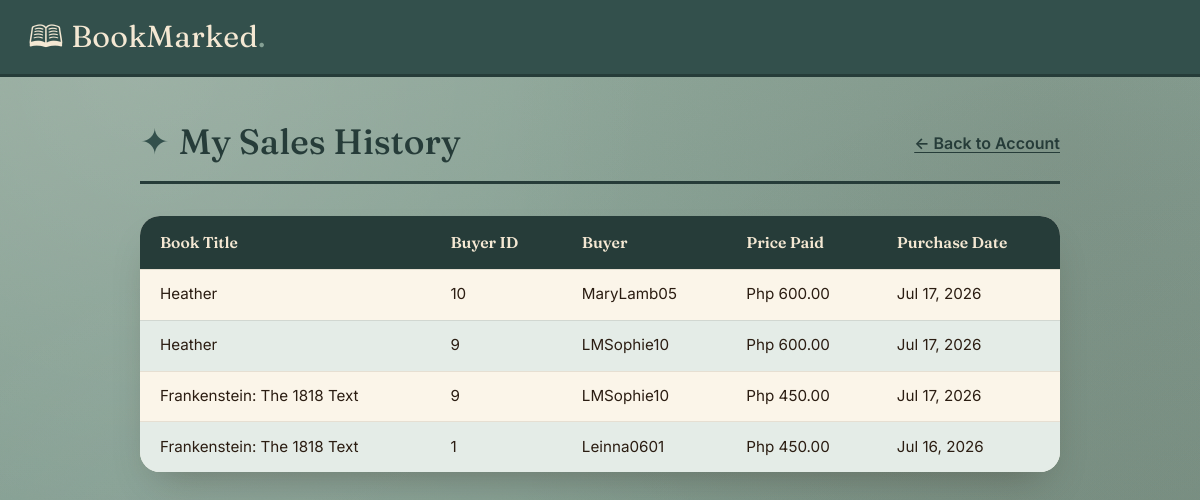
Page /userTransactionTable.php (signed in) on the earlier database version.
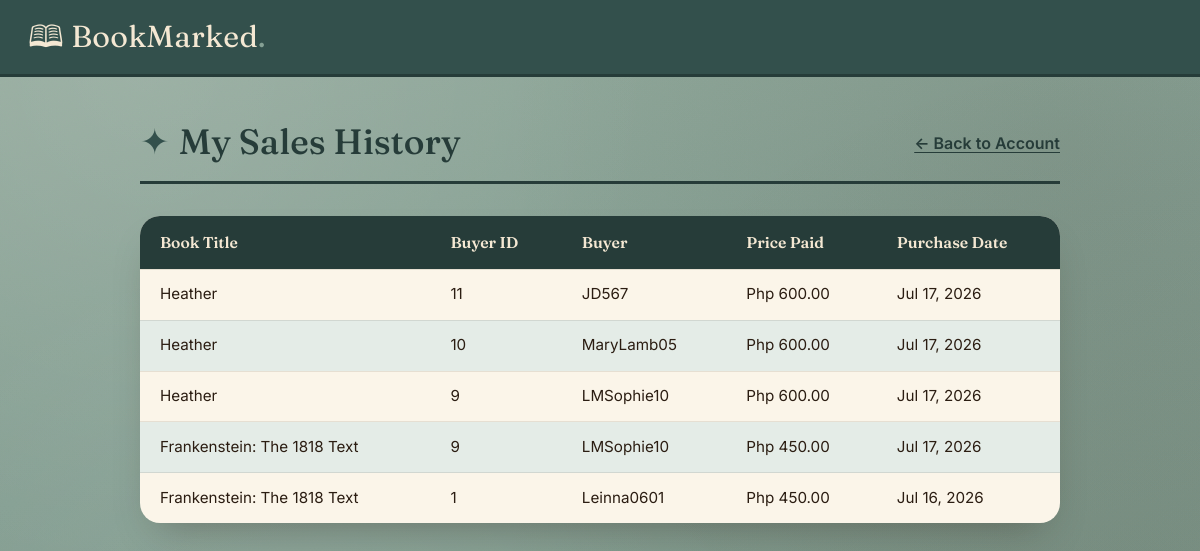
Same page on the later database version.
### tables this page shows
CREATE TABLE IF NOT EXISTS `purchases` (
  `purchase_id` int NOT NULL AUTO_INCREMENT,
  `book_id` int DEFAULT NULL,
  `buyer_id` int NOT NULL,
  `seller_id` int NOT NULL,
  `book_title` varchar(150) NOT NULL,
  `author` varchar(100) NOT NULL,
  `cover_image` varchar(255) DEFAULT NULL,
  `price_paid` decimal(10,2) NOT NULL,
  `purchase_date` timestamp NULL DEFAULT CURRENT_TIMESTAMP,
  PRIMARY KEY (`purchase_id`),
  KEY `book_id` (`book_id`),
  KEY `buyer_id` (`buyer_id`),
  KEY `seller_id` (`seller_id`)
);

CREATE TABLE IF NOT EXISTS `books` (
  `book_id` int NOT NULL AUTO_INCREMENT,
  `seller_id` int NOT NULL,
  `title` varchar(150) NOT NULL,
  `author` varchar(100) NOT NULL,
  `synopsis` text,
  `price` decimal(10,2) NOT NULL,
  `cover_image` varchar(255) DEFAULT NULL,
  `status` enum('available','sold') DEFAULT 'available',
  `created_at` timestamp NULL DEFAULT CURRENT_TIMESTAMP,
  PRIMARY KEY (`book_id`),
  KEY `seller_id` (`seller_id`)
);

CREATE TABLE IF NOT EXISTS `users` (
  `user_id` int NOT NULL AUTO_INCREMENT,
  `username` varchar(50) NOT NULL,
  `first_name` varchar(50) NOT NULL,
  `last_name` varchar(50) NOT NULL,
  `email` varchar(100) NOT NULL,
  `password` varchar(255) NOT NULL,
  `birthdate` date DEFAULT NULL,
  `profile_picture` varchar(255) DEFAULT NULL,
  `created_at` timestamp NULL DEFAULT CURRENT_TIMESTAMP,
  PRIMARY KEY (`user_id`),
  UNIQUE KEY `username` (`username`),
  UNIQUE KEY `email` (`email`)
);

### userTransactionTable.php (the view, shortened to what this page needs)
<?php
include 'connection.php';
$user_id = $_SESSION['user']['user_id'];
$sql = "SELECT b.title AS book_title, u.username AS buyer_name,
        u.user_id AS buyer_id, b.price AS book_price, p.purchase_date
        FROM purchases p
        JOIN books b ON p.book_id = b.book_id
        JOIN users u ON p.buyer_id = u.user_id
        WHERE p.seller_id = ?
        ORDER BY p.purchase_date DESC";
$sold_stmt = mysqli_prepare($conn, $sql);
mysqli_stmt_bind_param($sold_stmt, "i", $user_id);
mysqli_stmt_execute($sold_stmt);
$sold_result = mysqli_stmt_get_result($sold_stmt);
$num_rows = mysqli_num_rows($sold_result);
?>
<!DOCTYPE html>
<html lang="en">
<head>
<link href="https://cdnjs.cloudflare.com/ajax/libs/bootstrap/5.3.3/css/bootstrap.min.css" rel="stylesheet">
<link rel="stylesheet" href="bookmarked-styleLoader.css">
</head>
<body>
<header class="bm-header">
  <a href="homeFront.php" class="bm-wordmark" id="homeLogoLink">🕮 BookMarked<span class="dot">.</span></a>
</header>
<main class="pt-content">
  <div class="pt-header-row">
    <h1 class="pt-title"><span class="spark">&#10022;</span> My Sales History</h1>
    <a href="profile.php" class="pt-back-link">&larr; Back to Account</a>
  </div>
  <div class="pt-table-wrap">
    <table class="pt-table">
      <thead>
        <tr>
          <th>Book Title</th>
          <th>Buyer ID</th>
          <th>Buyer</th>
          <th>Price Paid</th>
          <th>Purchase Date</th>
        </tr>
      </thead>
      <tbody>
        <?php if ($num_rows > 0): ?>
          <?php while ($row = mysqli_fetch_assoc($sold_result)): ?>
            <tr>
              <td><?php echo htmlspecialchars($row['book_title']); ?></td>
              <td><?php echo htmlspecialchars($row['buyer_id']); ?></td>
              <td><?php echo htmlspecialchars($row['buyer_name']); ?></td>
              <td>Php <?php echo number_format($row['book_price'], 2); ?></td>
              <td><?php echo date('M d, Y', strtotime($row['purchase_date'])); ?></td>
            </tr>
          <?php endwhile; ?>
        <?php else: ?>
          <tr class="pt-empty-row">
            <td colspan="5">You haven&rsquo;t sold any books yet.</td>
          </tr>
        <?php endif; ?>
      </tbody>
    </table>
  </div>
</main>
</body>
</html>

### bookmarked-styleLoader.css (style rules this page uses)
:root { --brown-900: #2b1d12; --brown-800: #3a2a1a; --brown-700: #5c4630; --sage-500: #85a094; --sage-300: #aac0b5; --sage-100: #e4ece7; --cream-100: #f4e8d3; --cream-50: #fbf5e9; --ink: #2b1d12; --ink-soft: #6d5d4b; --danger: #b3492f; --white-100: #ffffff; --font-display: "Fraunces", Georgia, serif; --font-body: "Inter", -apple-system, BlinkMacSystemFont, sans-serif; --radius-lg: 20px; --radius-md: 14px; --radius-sm: 10px; --teal-800: #33504c; --teal-900: #263c39; --tan-400: #c9a877; --tan-500: #b8935e; --content-bg: #8fa89c; }
* { box-sizing: border-box; }
html, body { height: 100%; }
body { font-family: var(--font-body); color: var(--ink); background-color: var(--content-bg); background-image: radial-gradient(circle at 12% 8%, #ffffff1a 0%, #ffffff00 40%), radial-gradient(circle at 88% 18%, #2b1d1214 0%, #2b1d1200 45%), radial-gradient(circle at 25% 85%, #ffffff14 0%, #ffffff00 40%), radial-gradient(circle at 95% 90%, #2b1d121a 0%, #2b1d1200 50%), linear-gradient(165deg, #96ad9f 0%, #86a094 45%, #7c9689 100%); background-attachment: fixed; min-height: 100vh; position: relative; }
body::before { content: ""; position: fixed; inset: 0; pointer-events: none; z-index: 0; opacity: 0.5; background-size: 180px 180px; mix-blend-mode: overlay; }
.bm-header, .bm-toolbar, .bm-layout { position: relative; z-index: 1; }
a { text-decoration: none; }
.bm-header { background: var(--teal-800); border-bottom: 3px solid var(--teal-900); padding: 0.9rem 1.75rem; display: flex; align-items: center; gap: 0.75rem; }
.bm-wordmark { font-family: var(--font-display); font-size: 1.9rem; color: var(--cream-100); letter-spacing: 0.01em; }
.bm-wordmark .dot { color: var(--sage-500); }

### userTransactionTable.php (style rules this page uses)
.pt-content { position: relative; z-index: 1; max-width: 1000px; margin: 0 auto; padding: 2.75rem 2.5rem 4rem; }
.pt-header-row { display: flex; align-items: center; justify-content: space-between; flex-wrap: wrap; gap: 1rem; padding-bottom: 1.1rem; border-bottom: 3px solid var(--teal-900); margin-bottom: 2rem; }
.pt-title { font-family: var(--font-display); font-size: 2.2rem; color: var(--teal-900); display: flex; align-items: center; gap: 0.6rem; margin: 0; }
.pt-title .spark { color: var(--teal-800); }
.pt-back-link { color: var(--teal-900); font-weight: 600; text-decoration: underline; text-underline-offset: 3px; }
.pt-table-wrap { background: var(--cream-50); border-radius: var(--radius-lg); overflow: hidden; box-shadow: 0 20px 40px -18px #2b1d1259; }
.pt-table { width: 100%; border-collapse: collapse; }
.pt-table th { background: var(--teal-900); color: var(--cream-100); font-family: var(--font-display); font-weight: 600; font-size: 0.98rem; text-align: left; padding: 0.9rem 1.25rem; }
.pt-table td { padding: 0.85rem 1.25rem; color: var(--ink); font-size: 0.95rem; border-top: 1px solid #2b1d121a; }
.pt-table tbody tr:nth-child(even) { background: var(--sage-100); }

Differences in the rows shown:
added purchases: book.title "Heather", buyer.user_id "11", buyer.username "JD567", book.price "600.00", purchase_date "Jul 17, 2026"
